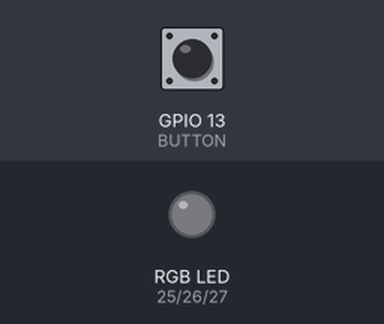
Bench run of a sketch on a simulated ESP32. Parts: an RGB LED mixed from three pins (HIGH = lit). Inputs (shaded band) come from the test bench; at power-on: GPIO 13 (BUTTON) HIGH. Dim RGB values are drawn brighter than linear.

Above: at 10.0 s.
10.1 s: GPIO 13 (BUTTON) pulled LOW for 3 s
At 10.99 s:
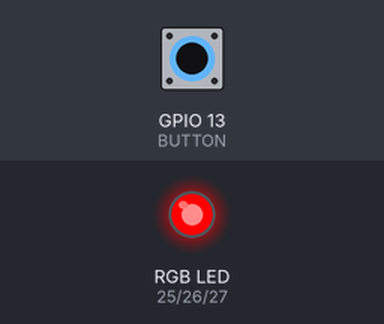
14.7 s: GPIO 13 (BUTTON) pulled LOW for 3 s
At 17.01 s:
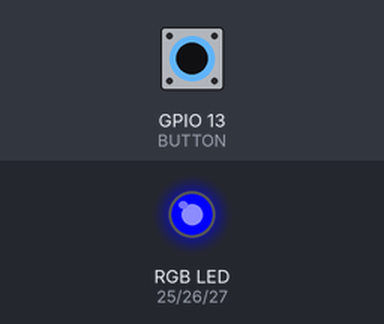
19.3 s: GPIO 13 (BUTTON) pulled LOW for 3 s
At 22.43 s:
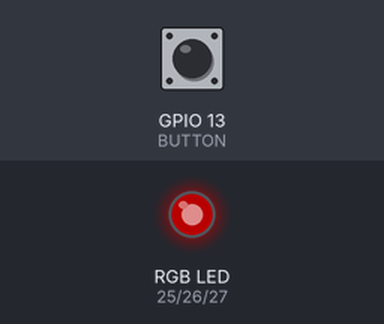
Timing chart, 0 to 39.4 s (numbered marks = the images above; inputs shaded):
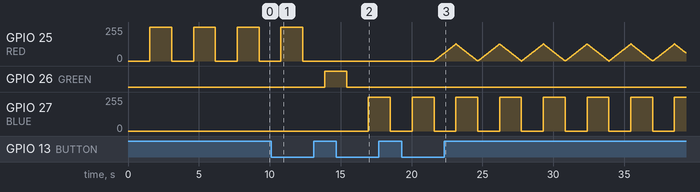

The sketch:

L05_Breathing.ino
```cpp
// Lesson 5 challenge solution: breathing light, button picks colour
// RGB LED on 25/26/27, button on 13 (other leg to GND).

const int RED = 25;
const int GREEN = 26;
const int BLUE = 27;
const int BUTTON = 13;

int colors[4][3] = {
  {255, 0, 0}, {0, 255, 0}, {0, 0, 255}, {128, 0, 255}
};
int current = 0;

void setColor(int r, int g, int b) {
  analogWrite(RED, r);
  analogWrite(GREEN, g);
  analogWrite(BLUE, b);
}

void show(int level) {
  setColor(colors[current][0] * level / 255,
           colors[current][1] * level / 255,
           colors[current][2] * level / 255);
  delay(6);
}

void setup() {
  pinMode(RED, OUTPUT);
  pinMode(GREEN, OUTPUT);
  pinMode(BLUE, OUTPUT);
  pinMode(BUTTON, INPUT_PULLUP);
}

void loop() {
  for (int level = 0; level <= 255; level++) {
    show(level);
  }
  for (int level = 255; level >= 0; level--) {
    show(level);
  }
  if (digitalRead(BUTTON) == LOW) {
    current = (current + 1) % 4;
  }
}
```

Measured:
- after the input at 10.1 s, GPIO 25 (RED): goes on until 12.3 s, then stays 0/255; GPIO 26 (GREEN): LOW → HIGH after 3.8 s
- after the input at 14.7 s, GPIO 26 (GREEN): goes on until 15.4 s, then stays LOW; GPIO 27 (BLUE): 0/255 → 255/255 after 2.3 s, → 0/255 1.5 s later
- by itself, GPIO 25 (RED): alternates 255/255 for 1.5 s and 0/255 for 1.5 s
